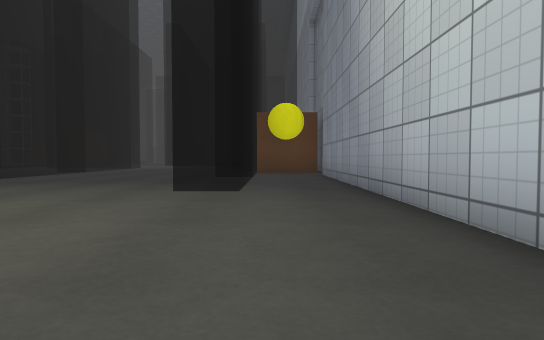
View 1 (above)

24 first-person views from a walk through a 3-D level made in the Unity game engine. The camera is 0.51 m above the floor, tilts 2° down and sees 75° across. The floor is counted in squares, 1 m on a side. Each view is taken from the middle of a square. On the plan, view 1 faces up. The plan holds only what a view shows up to about 9 squares ahead; the rest is blank. The place goes on beyond the plan. The player is left out. Surface patterns are stand-ins for the level's own textures.

View 2
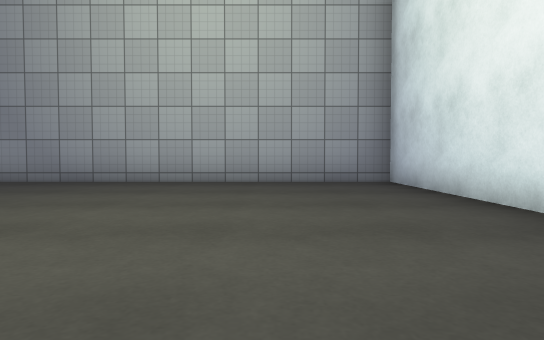

View 3
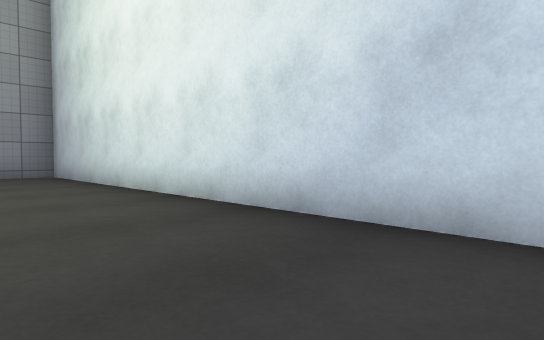

View 4
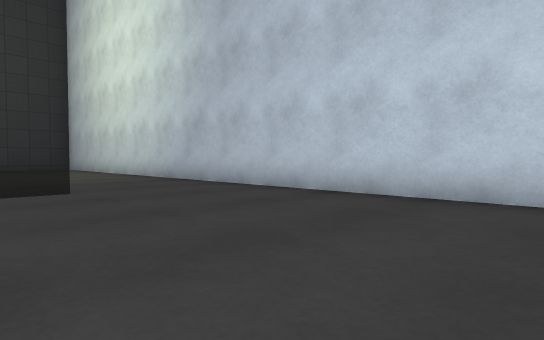

View 5
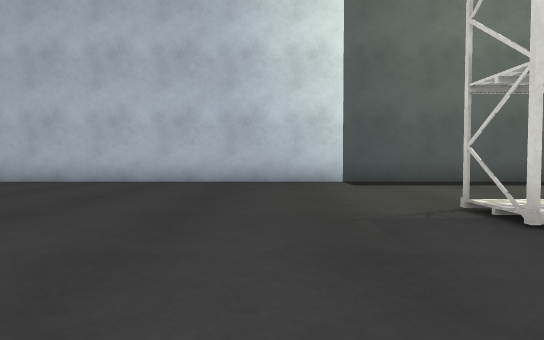

View 6
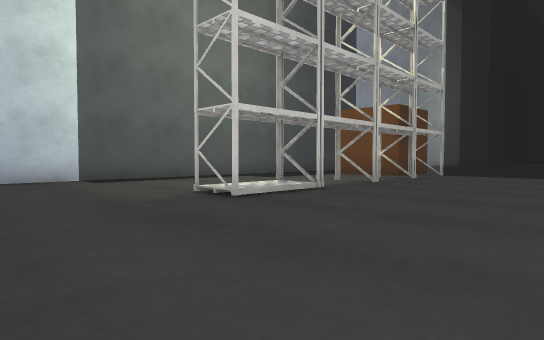

View 7
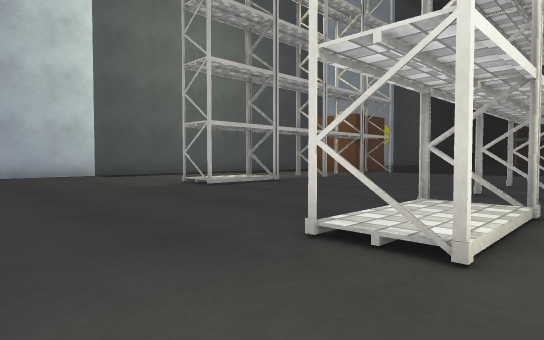

View 8
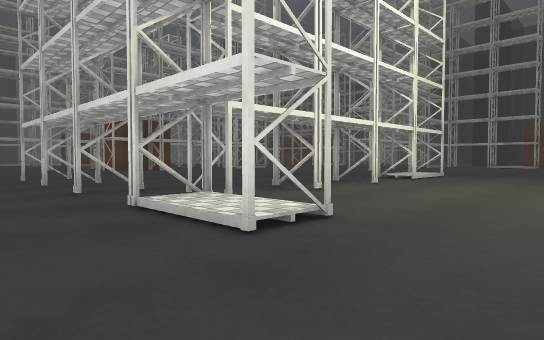

View 9
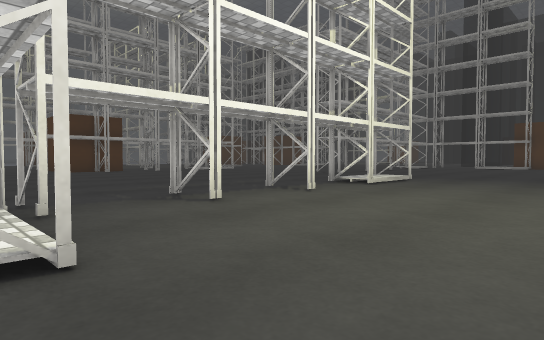

View 10
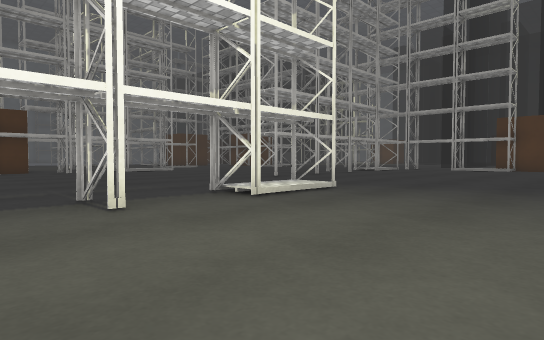

View 11
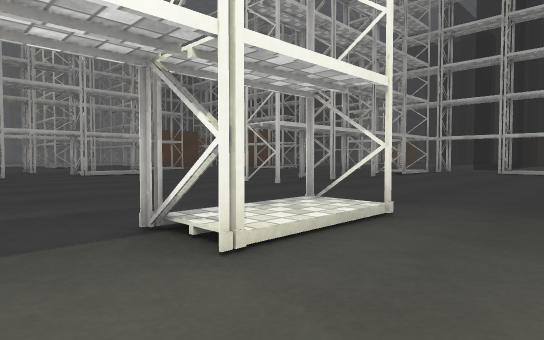

View 12
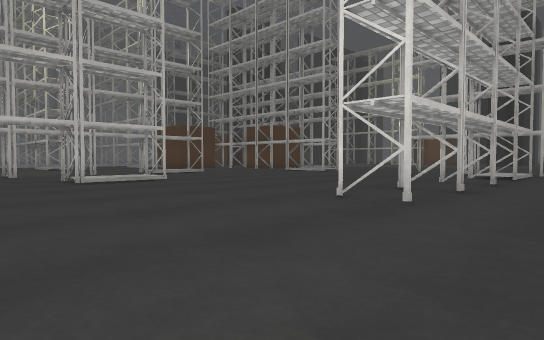

View 13
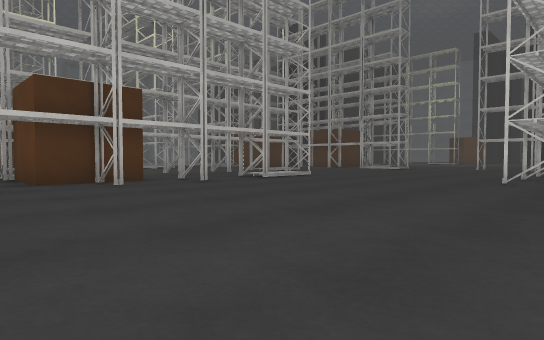

View 14
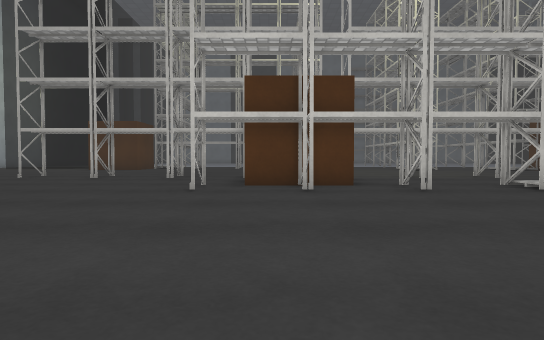

View 15
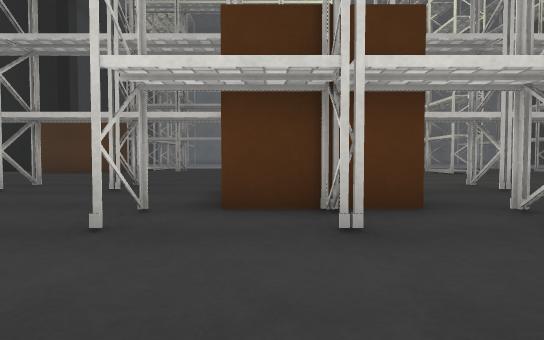

View 16
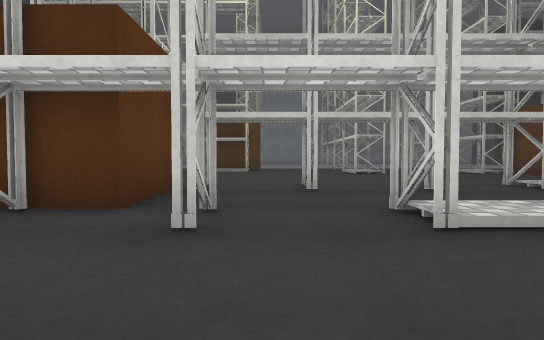

View 17
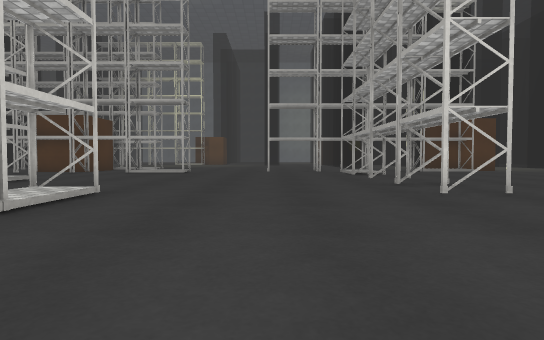

View 18
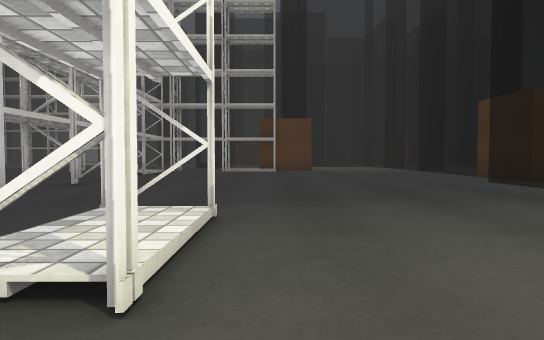

View 19
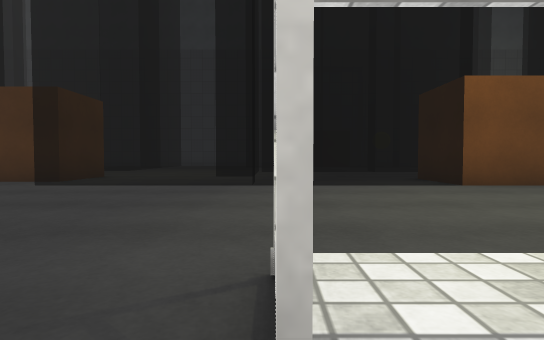

View 20
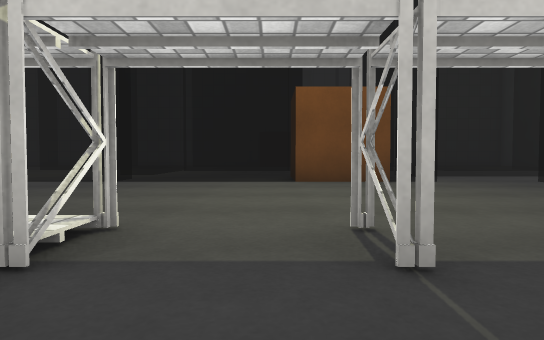

View 21
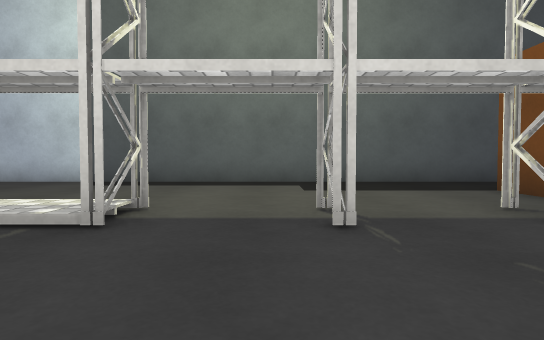

View 22
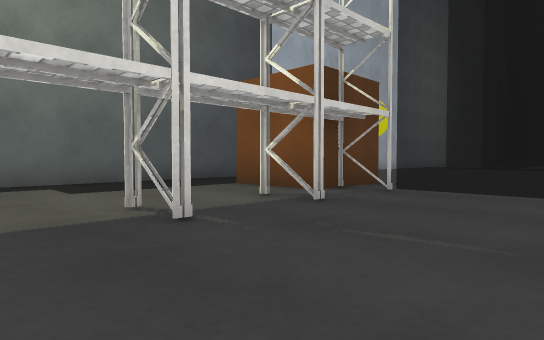

View 23
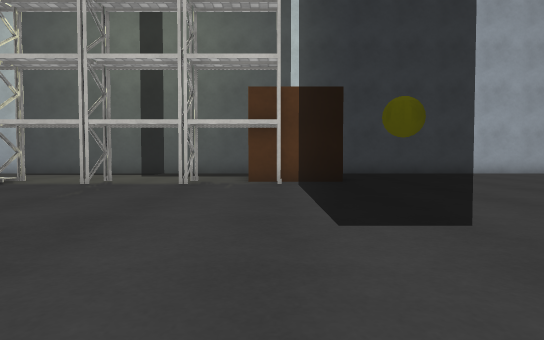

View 24
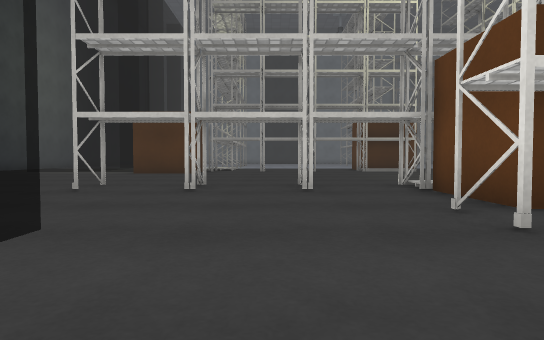

### Floor plan
Points are (right, up) in squares from view 1. A wall is a line through its corners. A room is listed if a view was taken in it or the views show most of it. See-through windows are left out.
Room 1 (views 1, 2, 3, 4, 5, 6, 7, 8, 9, 10, 11, 12, 13, 14, 15, 16, 17, 18, 19, 20, 21, 22, 23, 24)
walls: (-16.8, 8.5) (-16.8, 7.5); (-18.4, 8.7) (-19.5, 8.7); (-18.5, 8.5) (-18.5, 7.5); (-13.5, 10.4) (-13.5, 12.5); (-18.4, 14.2) (-19.5, 14.2); (-22.2, 8.5) (-22.2, 7.5); (-18.4, 16) (-19.5, 16); (-18.9, 3.5) (-18.9, 2.5); (-24, 8.5) (-24, 7.5); (-20.7, 3.5) (-20.7, 2.5) (-20.7, 3.5); (-21.6, 17.9) (-22.7, 17.9); (-27.4, 10.8) (-28.5, 10.8) (-27.4, 10.8); (-21.6, 19.6) (-22.8, 19.6); (-27.4, 12.6) (-28.5, 12.6); (-26.2, 3.5) (-26.2, 2.5); (-11, 20.5) (-12.5, 20.5) (-12.5, 22); (-27.4, 16.2) (-28.5, 16.2); (-21.6, 21.5) (-22.8, 21.5); (-27.6, 2.5) (-25.5, 2.5) (-25.5, 0.5); (-27.4, 17.9) (-28.5, 17.9); (-30.4, 13.5) (-28.5, 13.5) (-28.5, 11.5) (-30.9, 11.5); (-30.5, 15.6) (-31.5, 15.6); (-31.5, 7.8) (-30.5, 7.8); (-31.5, 5.9) (-30.5, 5.9); (-26.9, -1.5) (1.5, -1.5) (1.5, 9); (-30.4, 21.1) (-31, 21.1)
ways out: opening at (-11.5, 17)

Positions as (right, up) in squares from view 1, and headings:
1: (0, 0), facing up
2: (-6, 1), facing right
3: (-9, 1), facing down-right
4: (-15, 3), facing down-right
5: (-17, 6), facing down
6: (-16, 7), facing down-left
7: (-15, 9), facing down-left
8: (-15, 6), facing up-left
9: (-15, 8), facing up-left
10: (-15, 11), facing up-left
11: (-17, 13), facing up-left
12: (-20, 14), facing up-left
13: (-21, 10), facing up-left
14: (-22, 12), facing left
15: (-25, 12), facing left
16: (-25, 15), facing left
17: (-25, 13), facing up
18: (-18, 13), facing up
19: (-20, 16), facing right
20: (-21, 13), facing right
21: (-22, 6), facing down
22: (-21, 6), facing down-left
23: (-26, 10), facing down
24: (-25, 9), facing left
